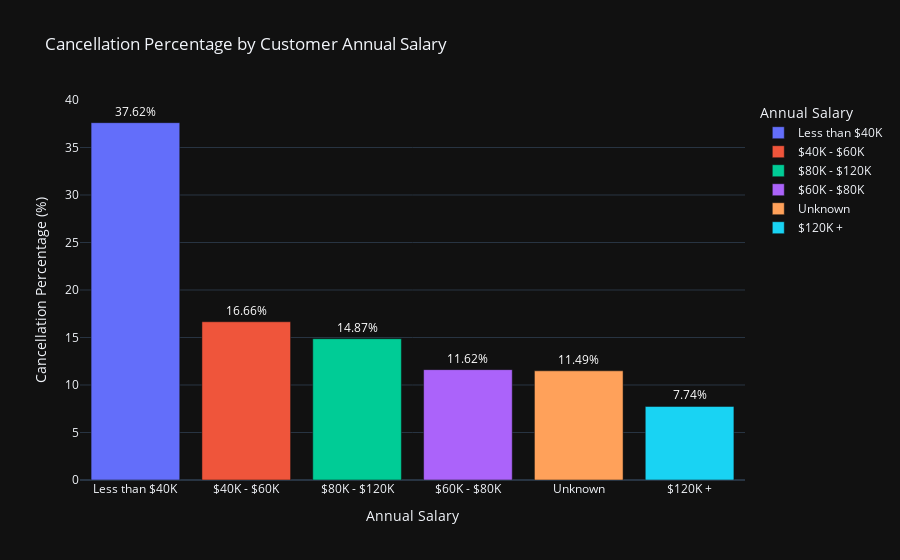

Notebook cell for this chart:
### Code cell
fig = px.bar(
    sal_att, 
    x='Income_Category', 
    y='Cancellation_Percentage', 
    color='Income_Category',
    title='Cancellation Percentage by Customer Annual Salary',
    labels={'Income_Category': 'Annual Salary', 'Cancellation_Percentage': 'Cancellation Percentage (%)'},
    text='Cancellation_Percentage'
)

fig.update_layout(
    xaxis_title='Annual Salary',
    yaxis_title='Cancellation Percentage (%)',
    yaxis=dict(
        range=[0, 40] 
    ),
    template='plotly_dark'
)

fig.update_traces(
    texttemplate='%{text:.2f}%',
    textposition='outside',
    textfont=dict(size=12, color='white')
)

fig.show()

### Figure 1 — Plotly figure (JSON) as saved in the notebook; plotly's stock layout.template omitted (floating-point values rounded to 4 significant figures)
{"data": [{"alignmentgroup": "True", "hovertemplate": "Annual Salary=%{x}<br>Cancellation Percentage (%)=%{text}<extra></extra>", "legendgroup": "Less than $40K", "marker": {"color": "#636efa", "pattern": {"shape": ""}}, "name": "Less than $40K", "offsetgroup": "Less than $40K", "orientation": "v", "showlegend": true, "text": [37.62], "textfont": {"color": "white", "size": 12}, "textposition": "outside", "texttemplate": "%{text:.2f}%", "type": "bar", "x": ["Less than $40K"], "xaxis": "x", "y": [37.62], "yaxis": "y"}, {"alignmentgroup": "True", "hovertemplate": "Annual Salary=%{x}<br>Cancellation Percentage (%)=%{text}<extra></extra>", "legendgroup": "$40K - $60K", "marker": {"color": "#EF553B", "pattern": {"shape": ""}}, "name": "$40K - $60K", "offsetgroup": "$40K - $60K", "orientation": "v", "showlegend": true, "text": [16.66], "textfont": {"color": "white", "size": 12}, "textposition": "outside", "texttemplate": "%{text:.2f}%", "type": "bar", "x": ["$40K - $60K"], "xaxis": "x", "y": [16.66], "yaxis": "y"}, {"alignmentgroup": "True", "hovertemplate": "Annual Salary=%{x}<br>Cancellation Percentage (%)=%{text}<extra></extra>", "legendgroup": "$80K - $120K", "marker": {"color": "#00cc96", "pattern": {"shape": ""}}, "name": "$80K - $120K", "offsetgroup": "$80K - $120K", "orientation": "v", "showlegend": true, "text": [14.87], "textfont": {"color": "white", "size": 12}, "textposition": "outside", "texttemplate": "%{text:.2f}%", "type": "bar", "x": ["$80K - $120K"], "xaxis": "x", "y": [14.87], "yaxis": "y"}, {"alignmentgroup": "True", "hovertemplate": "Annual Salary=%{x}<br>Cancellation Percentage (%)=%{text}<extra></extra>", "legendgroup": "$60K - $80K", "marker": {"color": "#ab63fa", "pattern": {"shape": ""}}, "name": "$60K - $80K", "offsetgroup": "$60K - $80K", "orientation": "v", "showlegend": true, "text": [11.62], "textfont": {"color": "white", "size": 12}, "textposition": "outside", "texttemplate": "%{text:.2f}%", "type": "bar", "x": ["$60K - $80K"], "xaxis": "x", "y": [11.62], "yaxis": "y"}, {"alignmentgroup": "True", "hovertemplate": "Annual Salary=%{x}<br>Cancellation Percentage (%)=%{text}<extra></extra>", "legendgroup": "Unknown", "marker": {"color": "#FFA15A", "pattern": {"shape": ""}}, "name": "Unknown", "offsetgroup": "Unknown", "orientation": "v", "showlegend": true, "text": [11.49], "textfont": {"color": "white", "size": 12}, "textposition": "outside", "texttemplate": "%{text:.2f}%", "type": "bar", "x": ["Unknown"], "xaxis": "x", "y": [11.49], "yaxis": "y"}, {"alignmentgroup": "True", "hovertemplate": "Annual Salary=%{x}<br>Cancellation Percentage (%)=%{text}<extra></extra>", "legendgroup": "$120K +", "marker": {"color": "#19d3f3", "pattern": {"shape": ""}}, "name": "$120K +", "offsetgroup": "$120K +", "orientation": "v", "showlegend": true, "text": [7.744], "textfont": {"color": "white", "size": 12}, "textposition": "outside", "texttemplate": "%{text:.2f}%", "type": "bar", "x": ["$120K +"], "xaxis": "x", "y": [7.744], "yaxis": "y"}], "layout": {"barmode": "relative", "legend": {"title": {"text": "Annual Salary"}, "tracegroupgap": 0}, "title": {"text": "Cancellation Percentage by Customer Annual Salary"}, "xaxis": {"anchor": "y", "categoryarray": ["Less than $40K", "$40K - $60K", "$80K - $120K", "$60K - $80K", "Unknown", "$120K +"], "categoryorder": "array", "domain": [0, 1], "title": {"text": "Annual Salary"}}, "yaxis": {"anchor": "x", "domain": [0, 1], "range": [0, 40], "title": {"text": "Cancellation Percentage (%)"}}}}
